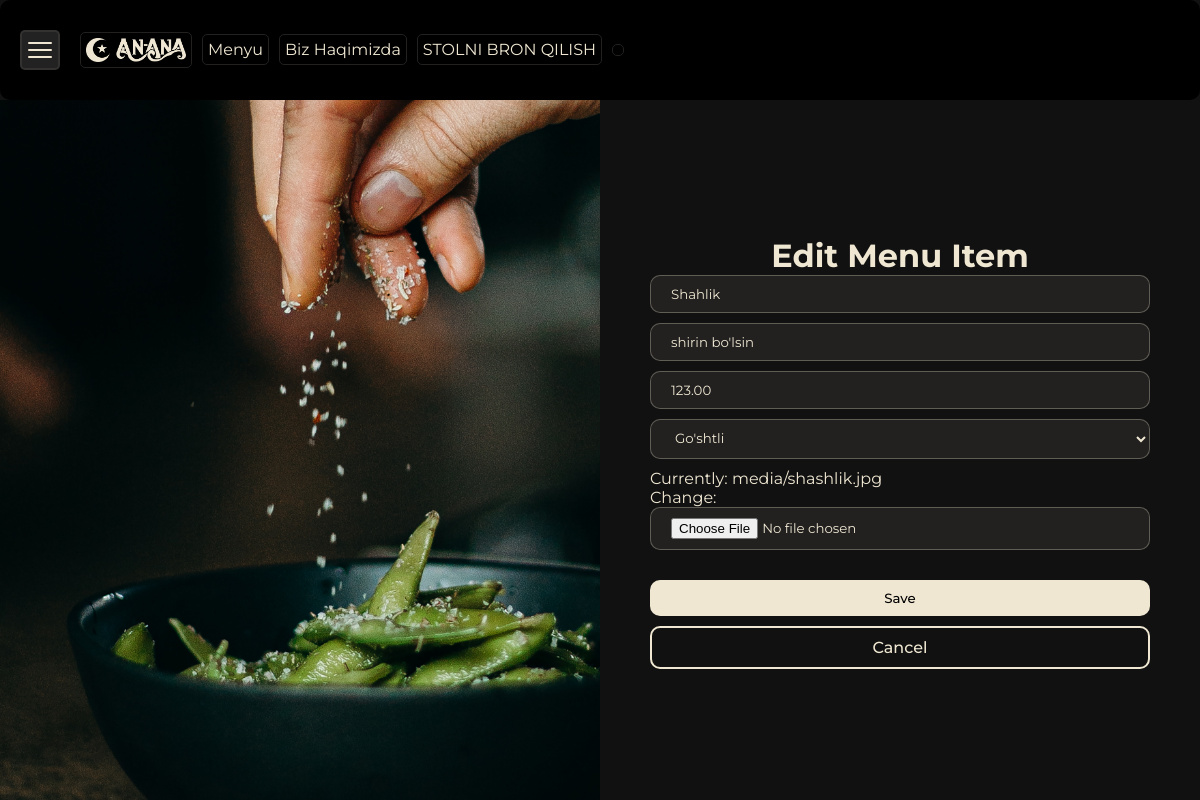
Page /api/menu/3/edit/ on the committed database.
### menu/models.py (models this page shows, shortened)
class MenuItem(models.Model):
    CHOICE_CATEGORY = [
        ('Hammasi','Hammasi'),
        ("Go'shtli","Go'shtli"),
        ('Salatlar','Salatlar'),
        ('Shirinlik','Shirinlik'),
        ('Ichimliklar','Ichimliklar')
    ]
    name = models.CharField(max_length=100)
    description = models.TextField()
    price = models.DecimalField(max_digits=5, decimal_places=2)
    available = models.BooleanField(default=True)
    category = models.CharField(max_length=15, choices=CHOICE_CATEGORY, default='Hammasi')
    image = models.ImageField(upload_to='media/', default='media/default.jpg')

### menu/views.py (the view)
# urls.py: path('menu/<int:pk>/edit/', menu_update, name='menu_update'),
def menu_update(request, pk):
    item = get_object_or_404(MenuItem, pk=pk)
    if request.method == "POST":
        form = MenuItemForm(request.POST, instance=item)
        if form.is_valid():
            item = form.save()
            return redirect('menu_detail', pk=item.pk)
    else:
        form = MenuItemForm(instance=item)
    return render(request, 'menu/menu_form.html', {'form': form})

### menu/forms.py
class MenuItemForm(forms.ModelForm):
    class Meta:
        model = MenuItem
        fields = ['name', 'description', 'price', 'category', 'image']
        widgets = {
            'name': forms.TextInput(attrs={'class': 'inp-control-1', 'placeholder': 'Ismingiz'}),
            'description': forms.TextInput(attrs={'class': 'inp-control-2', 'placeholder': 'Malumot'}),
            'price': forms.NumberInput(attrs={'class': 'inp-control-3', 'placeholder': 'Narxi'}),
            'category': forms.Select(attrs={'class': 'form-control', 'placeholder': 'Kategoriyalar'}),
            'image': forms.ClearableFileInput(attrs={'class': 'form-control-file'})
        }

### menu/templates/menu/menu_form.html (shortened to what this page needs)
{% extends "base.html" %}
{% load static %}
{% block css %}
  <link rel="stylesheet" href="{% static 'css/crud_menu_form.css' %}" />
{% endblock %}
{% block content %}
  <div class="main-menu-detail">
    <div class="left-5"></div>
    <div class="right-5">
                <h1>{% if form.instance.pk %}Edit{% else %}New{% endif %} Menu Item</h1>
                <form method="post" enctype="multipart/form-data">
                    {{ form }}
                    <button class="white-btn" type="submit">Save</button>
                    <a class="border-btn" href="{% url 'menu_list' %}">Cancel</a>
                </form>
    </div>
  </div>
{% endblock %}

### static/css/navbar.css (style rules this page uses)
* { padding: 0; margin: 0; box-sizing: border-box; font-family: "Montserrat", sans-serif; color: #EFE7D2; }
a { text-decoration: none; }
button { cursor: pointer; }
.border-btn { padding: 10px 20px; background-color: transparent; color: #EFE7D2; border: 2px solid #EFE7D2; font-family: "Montserrat", sans-serif; border-radius: 10px; font-weight: 500; }
.white-btn { padding: 10px 20px; background-color: #EFE7D2; color: #000; font-family: "Montserrat", sans-serif; border-radius: 10px; font-weight: 500; border: none; outline: none; }

### static/css/home.css (style rules this page uses)
* { padding: 0; margin: 0; box-sizing: border-box; font-family: "Montserrat", sans-serif; color: #EFE7D2; }
a { text-decoration: none; }
button { cursor: pointer; }
.border-btn { padding: 10px 20px; background-color: transparent; color: #EFE7D2; border: 2px solid #EFE7D2; font-family: "Montserrat", sans-serif; border-radius: 10px; font-weight: 500; }
.white-btn { padding: 10px 20px; background-color: #EFE7D2; color: #000; font-family: "Montserrat", sans-serif; border-radius: 10px; font-weight: 500; border: none; outline: none; }

### static/css/profile.css (style rules this page uses)
* { padding: 0; margin: 0; box-sizing: border-box; font-family: "Montserrat", sans-serif; color: #EFE7D2; }
a { text-decoration: none; }
button { cursor: pointer; }
.border-btn { padding: 10px 20px; background-color: transparent; color: #EFE7D2; border: 2px solid #EFE7D2; font-family: "Montserrat", sans-serif; border-radius: 10px; font-weight: 500; }
.white-btn { padding: 10px 20px; background-color: #EFE7D2; color: #000; font-family: "Montserrat", sans-serif; border-radius: 10px; font-weight: 500; border: none; outline: none; }

### static/css/crud_menu_form.css (style rules this page uses)
* { padding: 0; margin: 0; box-sizing: border-box; font-family: "Montserrat", sans-serif; color: #EFE7D2; }
a { text-decoration: none; }
button { cursor: pointer; }
.border-btn { padding: 10px 20px; background-color: transparent; color: #EFE7D2; border: 2px solid #EFE7D2; font-family: "Montserrat", sans-serif; border-radius: 10px; font-weight: 500; }
.white-btn { padding: 10px 20px; background-color: #EFE7D2; color: #000; font-family: "Montserrat", sans-serif; border-radius: 10px; font-weight: 500; border: none; outline: none; }
.main-menu-detail .right-5 form div input, .main-menu-detail .right-5 form div select { width: 100%; background-color: #222120; padding: 10px 20px; border-radius: 10px; border: 1px solid var(--border-default, rgba(239, 231, 210, 0.301)); outline: none; color: #EFE7D2; }
.main-menu-detail .right-5 form div input::placeholder, .main-menu-detail .right-5 form div select::placeholder { color: #807d71; }
.main-menu-detail { display: grid; grid-template-columns: 1fr 1fr; width: 100%; height: 88vh; }
.main-menu-detail .left-5 { background-image: url("../images/aboutBigImg.png"); background-repeat: no-repeat; background-size: cover; }
.main-menu-detail .right-5 { display: flex; flex-direction: column; justify-content: center; align-items: center; }
.main-menu-detail .right-5 form { width: 500px; display: flex; flex-direction: column; gap: 10px; }
.main-menu-detail .right-5 form button { margin-top: 20px; }
.main-menu-detail .right-5 form a { text-align: center; }
.main-menu-detail .right-5 form div input, .main-menu-detail .right-5 form div select { width: 100%; }

### rows in the picture
MenuItem: name "Shahlik", description "shirin bo'lsin", price "123.00", category "Go'shtli"
